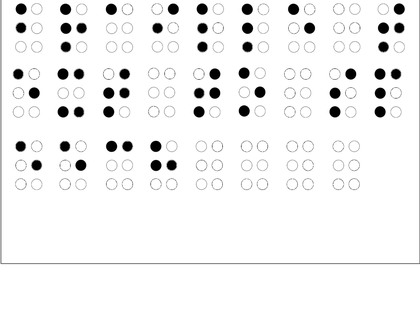
%> input picture demo.png, 420 x 315 px, shrunk from 1024 x 768 before the run
$ octave test.m   (GNU Octave 9; MATLAB toolbox functions it lacks are replaced by stand-ins)
%> lines starting %> are read from the running program, lines starting %| are printed output that depends on the picture; in (x1, y1, x2, y2) boxes, pixels count from 0 and x2, y2 are one past the last pixel; in counts of white or black regions, pixels touching at a corner belong together; the program's own positions count from 1
### dotcheck.m
function [dot]= dotcheck(x,y,r,centers)
n=size(centers,1);
xx=repmat(centers(:,1)',n,1);
yy=repmat(centers(:,2)',n,1);
xx1=xx';
yy1=yy';
xx=x;
yy=y;
dist=sqrt((xx-xx1).^2+(yy-yy1).^2);
dist(~dist)=nan;
dot=false;
    for (ii=1:size(dist))
        if(dist(ii)<=r*1.5)dot=true;
        end
    end

end

### scan.m
function [frame,character]=scan(start,vs,centers,r,t)
    if(dotcheck(start(1)-vs,start(2)+vs,r,centers))
      %   display('right column');
         a=0;
         b=1;
         c=1;
         d=dotcheck(start(1),start(2)+vs,r,centers);
         e=dotcheck(start(1)-vs,start(2)+2*vs,r,centers);
         f=dotcheck(start(1),start(2)+2*vs,r,centers);
        dot(1,:)=dotcode(a,b,c,d,e,f);
    v1=start(1)-vs;
    v2=start(1);
    h1=start(2);
    h2=start(2)+2*vs;
        character=getchar(dot);
%         text_2_speech(character)
        %array=strcat(array,character)
        %display(character);
     else
     %    display('left column');
         a=1;
         b=dotcheck(start(1)+vs,start(2),r,centers);
         c=dotcheck(start(1),start(2)+vs,r,centers);
         d=dotcheck(start(1)+vs,start(2)+vs,r,centers);
         e=dotcheck(start(1),start(2)+2*vs,r,centers);
         f=dotcheck(start(1)+vs,start(2)+2*vs,r,centers);
         dot(1,:)=dotcode(a,b,c,d,e,f);
    v1=start(1);
    v2=start(1)+vs;
    h1=start(2);
    h2=start(2)+2*vs;
      character= getchar(dot);
      %array=strcat(array,character)
      %text_2_speech(character)

    end

  dim=[v1-r*t h1-r*t v2-v1+2*r*t 2*(v2-v1+2*r*t-4*t)];
%dim=[v1-r*t h1-r*t v2-v1+2*r*t 2*(h2-h1+2*r*t)];

rectangle('Position',dim);
   frame=[h1 h2 v1 v2];
end

### getchar.m
function [character]=getchar(dot)

if (dot==[1 0 0 0 0 0]) character='A';
elseif (dot==[1 0 1 0 0 0]) character='B';
elseif (dot==[1 1 0 0 0 0]) character='C';
elseif (dot==[1 1 0 1 0 0]) character='D';
elseif (dot==[1 0 0 1 0 0]) character='E';
elseif (dot==[1 1 1 0 0 0]) character='F';
elseif (dot==[1 1 1 1 0 0]) character='G';
elseif (dot==[1 0 1 1 0 0]) character='H';
elseif (dot==[0 1 1 0 0 0]) [character]='I';
elseif (dot==[0 1 1 1 0 0]) character='J';
elseif (dot==[1 0 0 0 1 0]) [character]='K';
elseif (dot==[1 0 1 0 1 0]) character='L';
elseif (dot==[1 1 0 0 1 0]) character='M';
elseif (dot==[1 1 0 1 1 0]) character='N';
elseif (dot==[1 0 0 1 1 0]) character='O';
elseif (dot==[1 1 1 0 1 0]) character='P';
elseif (dot==[1 1 1 1 1 0]) character='Q';
elseif (dot==[1 0 1 1 1 0]) character='R';
elseif (dot==[0 1 1 0 1 0]) character='S';
elseif (dot==[0 1 1 1 1 0]) character='T';
elseif (dot==[1 0 0 0 1 1 ]) character='U';
elseif (dot==[1 0 1 0 1 1]) character='V';
elseif (dot==[0 1 1 1 0 1]) character='W';
elseif (dot==[1 1 0 0 1 1]) character='X';
elseif (dot==[1 1 0 1 1 1]) character='Y';
elseif (dot==[1 0 0 1 1 1]) character='Z';
else character=' ';
end

### text_2_speech.m
% Program to do text to speech.
% Get user's sentence
function [speech] = text_2_speech(character)

caUserInput = char(character); % Convert from cell to string.

NET.addAssembly('System.Speech');
obj = System.Speech.Synthesis.SpeechSynthesizer;
obj.Volume = 100;
Speak(obj, caUserInput);

### dotcode.m
function [code]=dotcode(a,b,c,d,e,f)
code(1)=a;
code(2)=b;
code(3)=c;
code(4)=d;
code(5)=e;
code(6)=f;
end

### test.m
close all;
clear all;
clc;

t=1.4;%tolerance
sentence='';
rgb = imread('demo.png');
%> rgb is the input picture: size 315x420x3 uint8; min 0, max 255, mean 242.6
figure
hold on;
gray_image = rgb2gray(rgb);
imshow(gray_image);

[centers, radii] = imfindcircles(rgb,[4 12],'ObjectPolarity','dark','Sensitivity',0.9);
%> centers = 54 rows, first 12: [128.2 146.8; 21.18 146.8; 203.3 28.67; 383.7 47.5; 65.5 146.7; 37.18 165.8; 82.29 28.5; 244.7 111.5; 172.4 165.6; 380.6 93.62; 248.3 47.5; 125 93.5]; radii = 54 values, max 5.57 at index 19, min 5.05 at index 11, mean 5.32
r=mean(radii);
%> r = 5.32
h = viscircles(centers,radii);

n=size(centers,1);%number of circles
%> n = 54
xx=repmat(centers(:,1)',n,1);
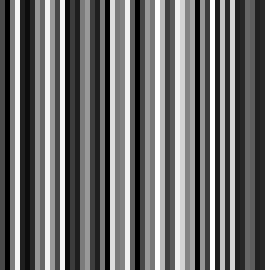
%> xx: size 54x54 double (shown 5 times larger); min 18.71, max 399.7, mean 188.4; drawn with min black and max white
yy=repmat(centers(:,2)',n,1);
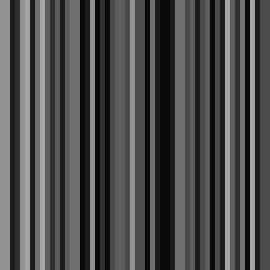
%> yy: size 54x54 double (shown 5 times larger); min 9.5, max 166, mean 76.4
xx1=xx';
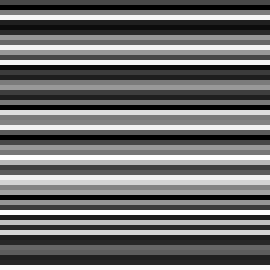
%> xx1: size 54x54 double (shown 5 times larger); min 18.71, max 399.7, mean 188.4; mean of the top-left, top-right, bottom-left and bottom-right quarters 179.3, 179.3, 197.4, 197.4; drawn with min black and max white
yy1=yy';
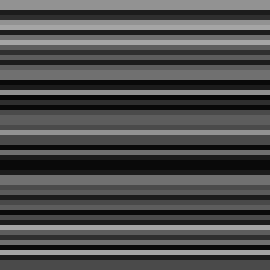
%> yy1: size 54x54 double (shown 5 times larger); min 9.5, max 166, mean 76.4; mean of the top-left, top-right, bottom-left and bottom-right quarters 85.3, 85.3, 67.4, 67.4
dist=sqrt((xx-xx1).^2+(yy-yy1).^2);
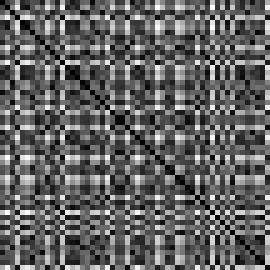
%> dist: size 54x54 double (shown 5 times larger); min 0, max 402.7, mean 157.7; drawn with min black and max white

dist(~dist)=nan;
%> dist: size 54x54 double; 1.85% of pixels changed, all inside (x1, y1, x2, y2) = (0, 0, 54, 54)
vs=min(min(dist));
%> vs = 15.67


rowend=0;
Centers=sort(centers);
%> Centers = 54 rows, first 12: [18.71 9.5; 21.18 9.5; 21.6 9.5; 21.71 9.5; 34.71 9.62; 37.18 9.75; 63.5 9.82; 63.62 9.83; 65.5 28.4; 66.18 28.5; 66.29 28.5; 66.5 28.5]
while rowend<Centers(n,2)*0.95
%for zz=1:4
%     display(rowend);
for ii=1:n
    if(Centers(ii,2)>rowend)
        ymin=Centers(ii,2);
%         display(ymin);
        break;
    end;
end


 row=[];
for(ii=1:n)
    if( abs(centers(ii,2)-ymin)<=r/2 )
        row = [ row; centers(ii,:) ];
    end
end

row=sort(row);
start=[row(1,1) row(1,2)]; %first dot
[frame,character]=scan(start,vs,centers,r,t);
prev= [0 0 0 0];

for k=2:size(row,1)
     %display(prev);
     if(row(k,1)>prev(1,4)+r+t)
        [prev,alphabet]= scan(row(k,:),vs,centers,r,t);
        character = strcat(character,alphabet);
     end
 end
%  display(character);
 sentence = strcat(sentence,character);

 rowend=frame(2)*t;
end
%> this loop made 3 passes
%> start on passes 1 to 2: [21.71 9.5], [18.71 73.71]
%> row on pass 3: [37.18 165.6; 81.5 165.7; 156.5 165.8; 172.4 166]
%> pass 1, in dotcheck, `dist=sqrt((xx-xx1).^2+(yy-yy1).^2);`:
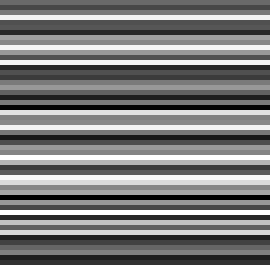
%> dist: size 54x54 double (shown 5 times larger); min 15.89, max 394, mean 202; drawn with min black and max white
%> after the loop, alphabet = 'C'; ymin = 165.6
%> after the loop:
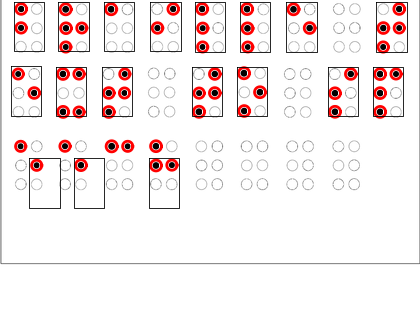
%> figure redrawn from the program's plot data
text_2_speech(sentence);
%> in text_2_speech, `caUserInput = char(character);`: caUserInput = 'BRAILLETEXTTOSPAAC'
%> the run ends on the next line
